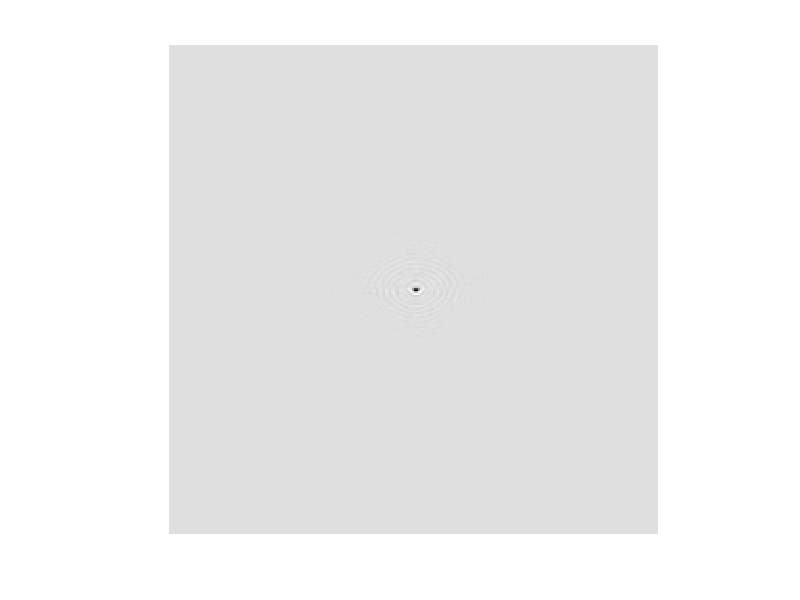
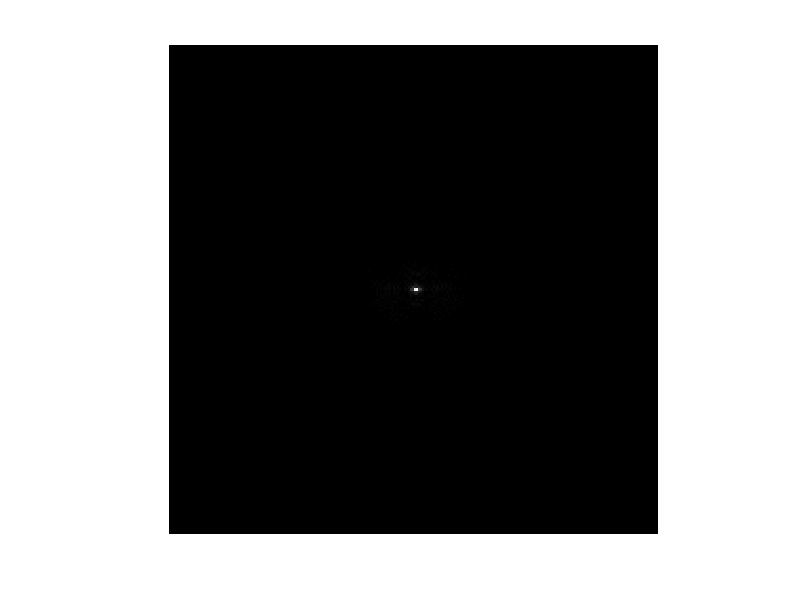
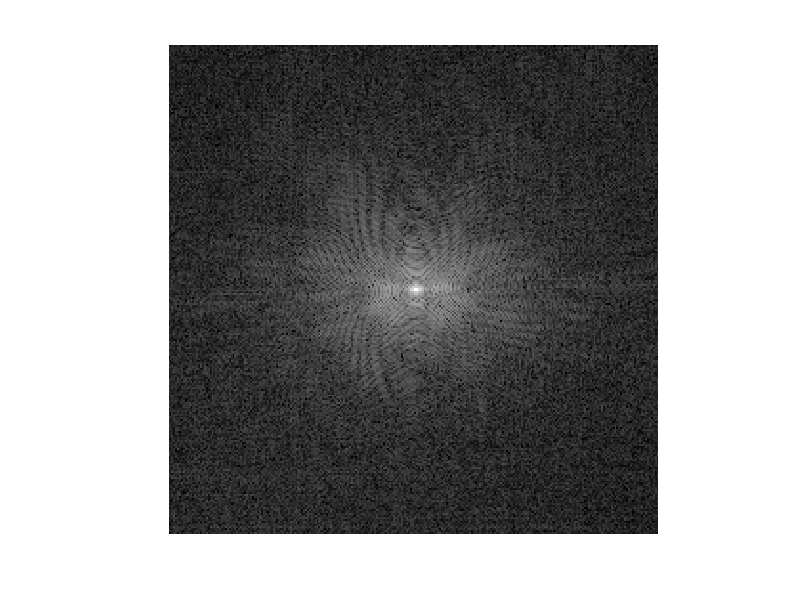
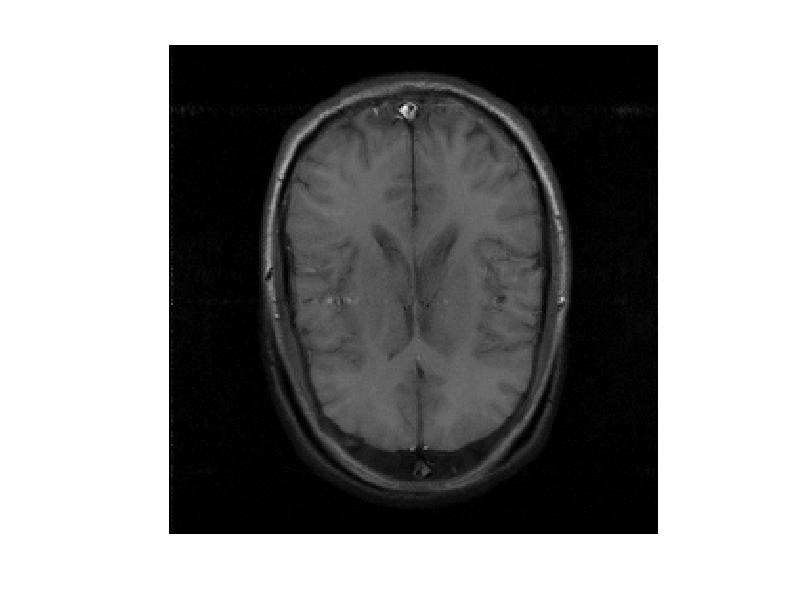

These figures' MATLAB source, in order:
% https://www.sciencedirect.com/science/article/pii/S0730725X17301492

clear all;
close all;
clc;
% MRI source data import %
%brain=getimagedata('brain',256,256,1);
load('artifacts_brain.mat');
brain=K_space_quadrature_ghost;
% Output imaginary and real data from FFT %
figure('Name','1) Imaginary FFT brain ', 'NumberTitle', 'off'),
imshow(imag(brain),[]);

figure('Name','2) Real FFT brain ', 'NumberTitle', 'off'),
imshow(abs(brain),[]);

% Logaritmic trasformation of FFT % 
logBrain= log(1+abs(brain));
figure('Name','3) Logaritmic FFT brain ', 'NumberTitle', 'off'),
imshow(logBrain,[]);

%Center IFFT%
ifftI = ifftshift(brain);
% Calculate IFFT % 
ifft = ifft2(brain);
ifft = fftshift(ifft);

% Output IFTT %
figure('Name','4) IFFT brain ', 'NumberTitle', 'off'),
imshow(abs(ifft),[]);



% Fix artifacts % 
brainFixed = complex(real(brain), imag(brain)*2);

% Center IFFT %
ifftI = ifftshift(brainFixed);
% Calculate IFFT %
ifft = ifft2(ifftI);
ifft = fftshift(ifft);
% Output of IFFT data %
figure('Name', '7) IFFT Fixed Artifsct Brain', 'NumberTitle', 'off'),
imshow(abs(ifft), []);
